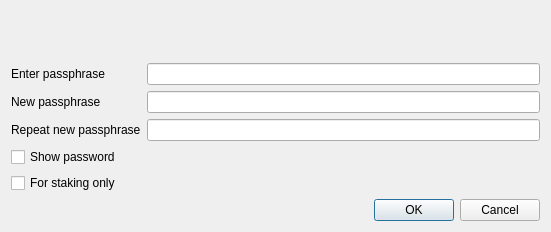
<?xml version="1.0" encoding="UTF-8"?>
<ui version="4.0">
 <class>AskPassphraseDialog</class>
 <widget class="QDialog" name="AskPassphraseDialog">
  <property name="geometry">
   <rect>
    <x>0</x>
    <y>0</y>
    <width>551</width>
    <height>232</height>
   </rect>
  </property>
  <property name="sizePolicy">
   <sizepolicy hsizetype="Preferred" vsizetype="Minimum">
    <horstretch>0</horstretch>
    <verstretch>0</verstretch>
   </sizepolicy>
  </property>
  <property name="minimumSize">
   <size>
    <width>550</width>
    <height>0</height>
   </size>
  </property>
  <property name="windowTitle">
   <string>Passphrase Dialog</string>
  </property>
  <property name="styleSheet">
   <string notr="true"/>
  </property>
  <layout class="QVBoxLayout" name="verticalLayout">
   <item>
    <widget class="QLabel" name="warningLabel">
     <property name="textFormat">
      <enum>Qt::RichText</enum>
     </property>
     <property name="wordWrap">
      <bool>true</bool>
     </property>
    </widget>
   </item>
   <item>
    <layout class="QFormLayout" name="formLayout">
     <property name="fieldGrowthPolicy">
      <enum>QFormLayout::AllNonFixedFieldsGrow</enum>
     </property>
     <item row="0" column="0">
      <widget class="QLabel" name="passLabel1">
       <property name="text">
        <string>Enter passphrase</string>
       </property>
      </widget>
     </item>
     <item row="0" column="1">
      <widget class="QLineEdit" name="passEdit1">
       <property name="echoMode">
        <enum>QLineEdit::Password</enum>
       </property>
      </widget>
     </item>
     <item row="1" column="0">
      <widget class="QLabel" name="passLabel2">
       <property name="text">
        <string>New passphrase</string>
       </property>
      </widget>
     </item>
     <item row="1" column="1">
      <widget class="QLineEdit" name="passEdit2">
       <property name="echoMode">
        <enum>QLineEdit::Password</enum>
       </property>
      </widget>
     </item>
     <item row="2" column="0">
      <widget class="QLabel" name="passLabel3">
       <property name="text">
        <string>Repeat new passphrase</string>
       </property>
      </widget>
     </item>
     <item row="2" column="1">
      <widget class="QLineEdit" name="passEdit3">
       <property name="echoMode">
        <enum>QLineEdit::Password</enum>
       </property>
      </widget>
     </item>
     <item row="3" column="0">
     <widget class="QCheckBox" name="toggleShowPasswordButton">
      <property name="text">
        <string>Show password</string>
       </property>
       </widget>
      </item>
      <item row="4" column="1">    
      <widget class="QLabel" name="capsLabel">
       <property name="font">
        <font>
         <weight>50</weight>
         <bold>false</bold>
        </font>
       </property>
       <property name="text">
        <string/>
       </property>
       <property name="alignment">
        <set>Qt::AlignCenter</set>
       </property>
      </widget>
     </item>
     <item row="4" column="0">
      <widget class="QCheckBox" name="stakingCheckBox">
       <property name="enabled">
        <bool>true</bool>
       </property>
       <property name="visible">
        <bool>false</bool>
       </property>
       <property name="toolTip">
        <string>Serves to disable the trivial sendmoney when OS account compromised. Provides no real security.</string>
       </property>
       <property name="text">
        <string>For staking only</string>
       </property>
      </widget>
     </item>
    </layout>
   </item>
   <item>
    <widget class="QDialogButtonBox" name="buttonBox">
     <property name="orientation">
      <enum>Qt::Horizontal</enum>
     </property>
     <property name="standardButtons">
      <set>QDialogButtonBox::Cancel|QDialogButtonBox::Ok</set>
     </property>
    </widget>
   </item>
  </layout>
 </widget>
 <resources/>
 <connections>
  <connection>
   <sender>buttonBox</sender>
   <signal>accepted()</signal>
   <receiver>AskPassphraseDialog</receiver>
   <slot>accept()</slot>
   <hints>
    <hint type="sourcelabel">
     <x>248</x>
     <y>254</y>
    </hint>
    <hint type="destinationlabel">
     <x>157</x>
     <y>274</y>
    </hint>
   </hints>
  </connection>
  <connection>
   <sender>buttonBox</sender>
   <signal>rejected()</signal>
   <receiver>AskPassphraseDialog</receiver>
   <slot>reject()</slot>
   <hints>
    <hint type="sourcelabel">
     <x>316</x>
     <y>260</y>
    </hint>
    <hint type="destinationlabel">
     <x>286</x>
     <y>274</y>
    </hint>
   </hints>
  </connection>
 </connections>
</ui>
